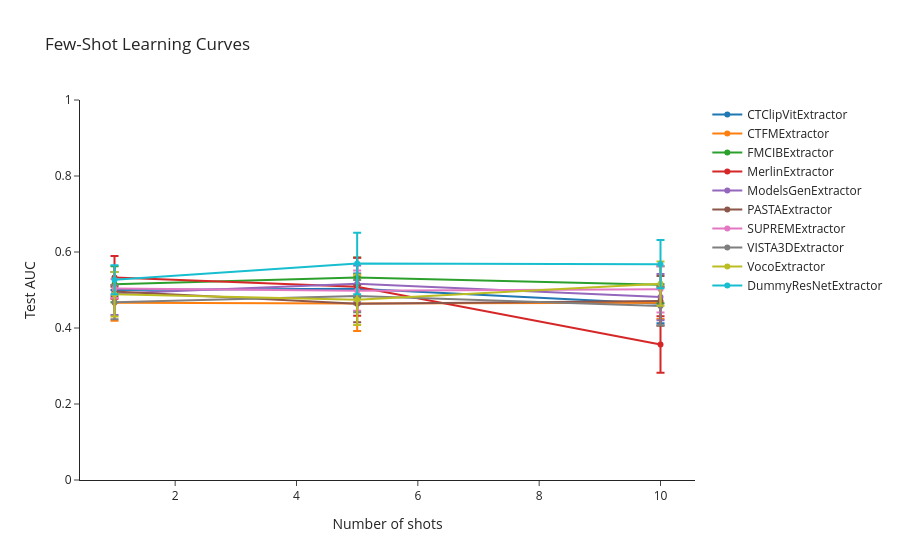

Here is the notebook cell this chart was saved with:
### Markdown cell above
## Few-Shot Learning Curves

Visualize how model performance scales with increasing training samples.

### Code cell
# Plot few-shot learning curves

model_names = list(next(iter(few_shot_results.values())).keys())
fig = go.Figure()

for model_name in model_names:
    shot_values = []
    means = []
    cis = []

    for shots in shot_configs:
        shot_values.append(shots)
        result = few_shot_results.get(shots, {}).get(model_name, {})
        if "mean" not in result or "ci95" not in result:
            continue
        means.append(result["mean"])
        lower, upper = result["ci95"]
        cis.append(upper - result["mean"])

    fig.add_trace(go.Scatter(
        x=shot_values,
        y=means,
        mode='lines+markers',
        name=model_name,
        error_y=dict(type='data', array=cis, visible=True)
    ))

fig.update_layout(
    title='Few-Shot Learning Curves',
    xaxis_title='Number of shots',
    yaxis_title='Test AUC',
    template='simple_white'
)
fig.update_yaxes(range=[0, 1.0])
fig.show()

### Figure 1 — Plotly figure (JSON) as saved in the notebook; plotly's stock layout.template omitted (floating-point values rounded to 4 significant figures)
{"data": [{"error_y": {"array": [0.0, 0.04041, 0.05128], "type": "data", "visible": true}, "mode": "lines+markers", "name": "CTClipVitExtractor", "type": "scatter", "x": [1, 5, 10], "y": [0.5, 0.503, 0.4641]}, {"error_y": {"array": [0.04696, 0.07201, 0.04232], "type": "data", "visible": true}, "mode": "lines+markers", "name": "CTFMExtractor", "type": "scatter", "x": [1, 5, 10], "y": [0.4663, 0.4643, 0.4663]}, {"error_y": {"array": [0.04742, 0.05306, 0.04852], "type": "data", "visible": true}, "mode": "lines+markers", "name": "FMCIBExtractor", "type": "scatter", "x": [1, 5, 10], "y": [0.5154, 0.5328, 0.5139]}, {"error_y": {"array": [0.05624, 0.07625, 0.07451], "type": "data", "visible": true}, "mode": "lines+markers", "name": "MerlinExtractor", "type": "scatter", "x": [1, 5, 10], "y": [0.5331, 0.5087, 0.3565]}, {"error_y": {"array": [0.05671, 0.04837, 0.06062], "type": "data", "visible": true}, "mode": "lines+markers", "name": "ModelsGenExtractor", "type": "scatter", "x": [1, 5, 10], "y": [0.4907, 0.5163, 0.4813]}, {"error_y": {"array": [0.01265, 0.04853, 0.06549], "type": "data", "visible": true}, "mode": "lines+markers", "name": "PASTAExtractor", "type": "scatter", "x": [1, 5, 10], "y": [0.4961, 0.4639, 0.4711]}, {"error_y": {"array": [0.02524, 0.05295, 0.06077], "type": "data", "visible": true}, "mode": "lines+markers", "name": "SUPREMExtractor", "type": "scatter", "x": [1, 5, 10], "y": [0.5039, 0.4983, 0.5019]}, {"error_y": {"array": [0.04512, 0.04271, 0.05084], "type": "data", "visible": true}, "mode": "lines+markers", "name": "VISTA3DExtractor", "type": "scatter", "x": [1, 5, 10], "y": [0.468, 0.4839, 0.4578]}, {"error_y": {"array": [0.05854, 0.06624, 0.05801], "type": "data", "visible": true}, "mode": "lines+markers", "name": "VocoExtractor", "type": "scatter", "x": [1, 5, 10], "y": [0.4885, 0.4743, 0.5167]}, {"error_y": {"array": [0.03829, 0.08069, 0.06331], "type": "data", "visible": true}, "mode": "lines+markers", "name": "DummyResNetExtractor", "type": "scatter", "x": [1, 5, 10], "y": [0.527, 0.5698, 0.568]}], "layout": {"title": {"text": "Few-Shot Learning Curves"}, "xaxis": {"title": {"text": "Number of shots"}}, "yaxis": {"range": [0, 1.0], "title": {"text": "Test AUC"}}}}
